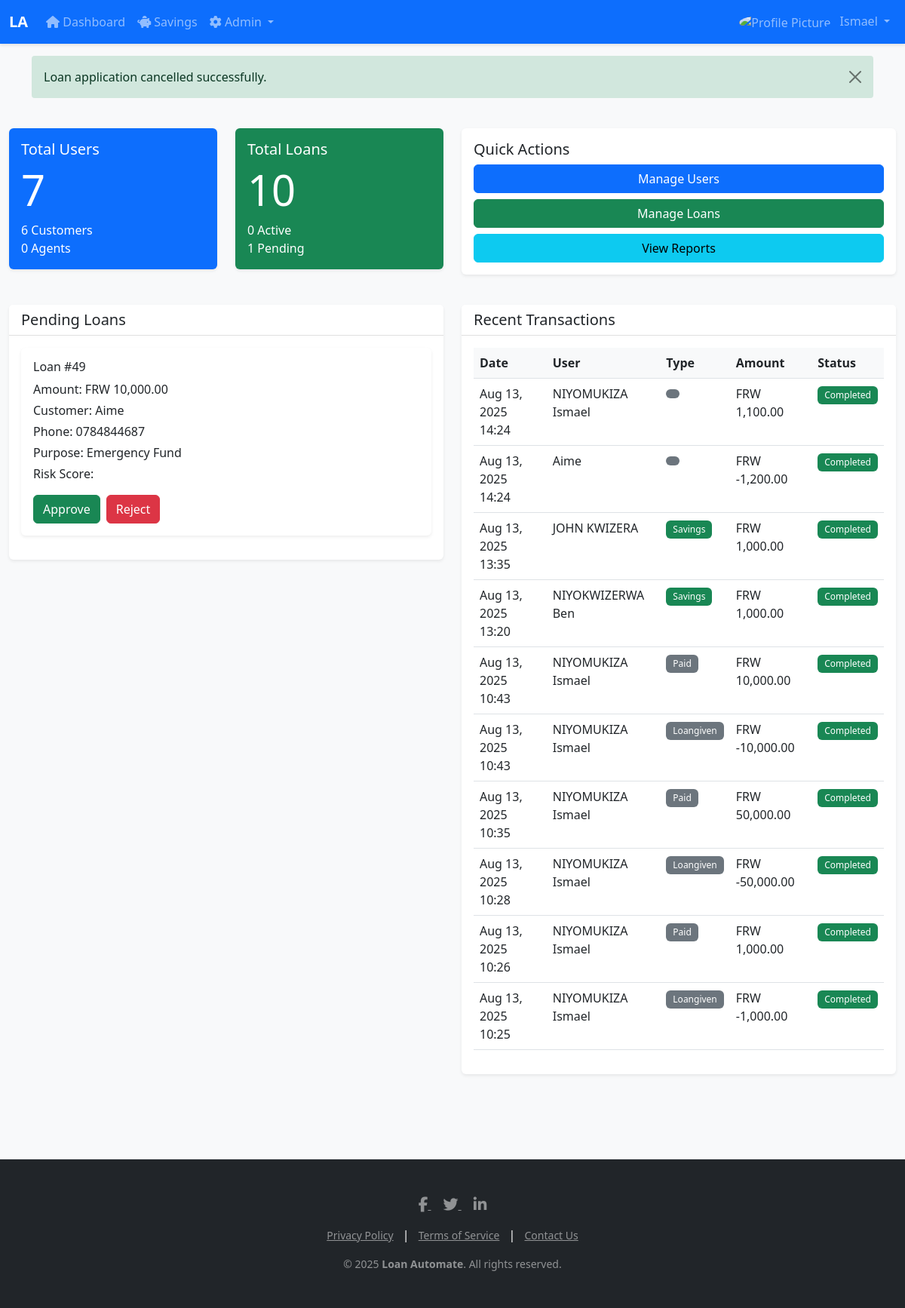
/admin/index.php (signed in), run on the app's committed database.
### tables this page shows
CREATE TABLE `users` (
  `user_id` varchar(36) NOT NULL,
  `username` varchar(50) NOT NULL,
  `password` varchar(255) NOT NULL,
  `full_name` varchar(100) NOT NULL,
  `email` varchar(100) DEFAULT NULL,
  `profile_picture` varchar(255) DEFAULT NULL,
  `phone_number` varchar(20) NOT NULL,
  `role` enum('admin','customer') NOT NULL DEFAULT 'customer',
  `status` enum('active','inactive') NOT NULL DEFAULT 'active',
  `account_number` varchar(20) NOT NULL,
  `amount` decimal(10,2) DEFAULT 0.00,
  `created_at` timestamp NOT NULL DEFAULT current_timestamp(),
  `updated_at` timestamp NOT NULL DEFAULT current_timestamp() ON UPDATE current_timestamp(),
  `password_changed_at` timestamp NULL DEFAULT NULL,
  `login_attempts` int(11) DEFAULT 0,
  `last_login_attempt` timestamp NULL DEFAULT NULL,
  `is_locked` tinyint(1) DEFAULT 0,
  `lockout_until` timestamp NULL DEFAULT NULL
);

CREATE TABLE `transactions` (
  `transaction_id` int(11) NOT NULL,
  `user_id` varchar(36) NOT NULL,
  `account_number` varchar(20) NOT NULL,
  `loan_id` int(11) DEFAULT NULL,
  `type` enum('savings','repayment','admin_deposit','loangiven','paid') NOT NULL,
  `amount` decimal(10,2) NOT NULL,
  `status` enum('pending','completed','failed') NOT NULL DEFAULT 'pending',
  `transaction_date` datetime NOT NULL DEFAULT current_timestamp(),
  `reference_number` varchar(50) DEFAULT NULL,
  `payment_method` varchar(50) NOT NULL,
  `notes` text DEFAULT NULL,
  `created_at` datetime NOT NULL DEFAULT current_timestamp(),
  `updated_at` datetime DEFAULT NULL ON UPDATE current_timestamp()
);

### includes/utilities.php (called while the page is built, shortened)
<?php
$base_url = '/LOAN_AUTOMATE';
function url($path = '')
{
    global $base_url;
    return $base_url . '/' . ltrim($path, '/');
}

### config/database.php (called while the page is built, shortened)
<?php
class Database {
    private $connection;
    private static $instance = null;
    private function __construct() {
        $this->connection = new mysqli(DB_HOST, DB_USER, DB_PASS, DB_NAME);
    }
    public static function getInstance() {
        if (self::$instance == null) {
            self::$instance = new Database();
        }
        return self::$instance;
    }
    public function query($sql) {
        return $this->connection->query($sql);
    }
}
?>

### includes/auth.php (called while the page is built, shortened)
<?php
require_once __DIR__ . '/database.php';
require_once __DIR__ . '/utilities.php';
class Auth
{
    private $db;
    public function __construct()
    {
        $this->db = Database::getInstance();
    }
    public function isLoggedIn()
    {
        return isset($_SESSION['user_id']);
    }
    public function getCurrentUser()
    {
        if ($this->isLoggedIn()) {
            $userId = $_SESSION['user_id'];
            $query = "SELECT user_id, username, full_name, email, profile_picture, phone_number, account_number, role, status, amount, created_at, updated_at, password_changed_at FROM users WHERE user_id = '$userId'";
            $result = $this->db->query($query);
            return $result->fetch_assoc();
        }
        return null;
    }
    public function hasRole($role)
    {
        return isset($_SESSION['role']) && $_SESSION['role'] === $role;
    }
}
?>

### admin/index.php (the view, shortened to what this page needs)
<?php
require_once '../includes/auth.php';
$db = Database::getInstance();
$query = "SELECT l.*, u.full_name, u.phone_number
          FROM loans l
          JOIN users u ON l.user_id = u.user_id
          WHERE l.status = 'pending'
          ORDER BY l.created_at DESC";
$result = $db->query($query);
$pendingLoans = [];
while ($row = $result->fetch_assoc()) {
    $pendingLoans[] = $row;
}
$query = "SELECT t.*, u.full_name
          FROM transactions t
          JOIN users u ON t.user_id = u.user_id
          ORDER BY t.transaction_date DESC
          LIMIT 10";
$result = $db->query($query);
$recentTransactions = [];
while ($row = $result->fetch_assoc()) {
    $recentTransactions[] = $row;
}
$query = "SELECT
            COUNT(*) as total_users,
            SUM(CASE WHEN role = 'customer' THEN 1 ELSE 0 END) as total_customers,
            SUM(CASE WHEN role = 'agent' THEN 1 ELSE 0 END) as total_agents
          FROM users";
$result = $db->query($query);
$userStats = $result->fetch_assoc();
$query = "SELECT
            COUNT(*) as total_loans,
            SUM(CASE WHEN status = 'active' THEN 1 ELSE 0 END) as active_loans,
            SUM(CASE WHEN status = 'pending' THEN 1 ELSE 0 END) as pending_loans,
            SUM(CASE WHEN status = 'completed' THEN 1 ELSE 0 END) as completed_loans
          FROM loans";
$result = $db->query($query);
$loanStats = $result->fetch_assoc();
require_once '../templates/header.php';
?>
<div class="row">
    <div class="col-md-3 mb-4">
        <div class="card bg-primary text-white">
            <div class="card-body">
                <h5 class="card-title">Total Users</h5>
                <h2 class="display-4"><?php echo $userStats['total_users']; ?></h2>
                <p class="mb-0">
                    <?php echo $userStats['total_customers']; ?> Customers<br>
                    <?php echo $userStats['total_agents']; ?> Agents
                </p>
            </div>
        </div>
    </div>
    <div class="col-md-3 mb-4">
        <div class="card bg-success text-white">
            <div class="card-body">
                <h5 class="card-title">Total Loans</h5>
                <h2 class="display-4"><?php echo $loanStats['total_loans']; ?></h2>
                <p class="mb-0">
                    <?php echo $loanStats['active_loans']; ?> Active<br>
                    <?php echo $loanStats['pending_loans']; ?> Pending
                </p>
            </div>
        </div>
    </div>
    <div class="col-md-6 mb-4">
        <div class="card">
            <div class="card-body">
                <h5 class="card-title">Quick Actions</h5>
                <div class="d-grid gap-2">
                    <a href="users.php" class="btn btn-primary">Manage Users</a>
                    <a href="loans.php" class="btn btn-success">Manage Loans</a>
                    <a href="reports.php" class="btn btn-info">View Reports</a>
                </div>
            </div>
        </div>
    </div>
</div>
<div class="row">
    <div class="col-md-6 mb-4">
        <div class="card">
            <div class="card-header">
                <h5 class="card-title mb-0">Pending Loans</h5>
            </div>
            <div class="card-body">
                <?php if (empty($pendingLoans)): ?>
                    <p class="text-muted">No pending loans</p>
                <?php else: ?>
                    <?php foreach ($pendingLoans as $loan): ?>
                        <div class="card mb-3">
                            <div class="card-body">
                                <h6>Loan #<?php echo $loan['loan_id']; ?></h6>
                                <p class="mb-1">Amount: FRW <?php echo number_format($loan['amount'], 2); ?></p>
                                <p class="mb-1">Customer: <?php echo htmlspecialchars($loan['full_name']); ?></p>
                                <p class="mb-1">Phone: <?php echo htmlspecialchars($loan['phone_number']); ?></p>
                                <p class="mb-1">Purpose: <?php echo htmlspecialchars($loan['purpose']); ?></p>
                                <p class="mb-1">Risk Score: <?php echo $loan['risk_score']; ?></p>
                                <form method="POST" action="process_loan.php" class="mt-3">
                                    <div class="d-flex gap-2">
                                        <button type="submit" name="action" value="approve" class="btn btn-success">Approve</button>
                                        <button type="submit" name="action" value="reject" class="btn btn-danger">Reject</button>
                                    </div>
                                </form>
                            </div>
                        </div>
                    <?php endforeach; ?>
                <?php endif; ?>
            </div>
        </div>
    </div>
    <div class="col-md-6 mb-4">
        <div class="card">
            <div class="card-header">
                <h5 class="card-title mb-0">Recent Transactions</h5>
            </div>
            <div class="card-body">
                <div class="table-responsive">
                    <table class="table table-hover">
                        <thead>
                            <tr>
                                <th>Date</th>
                                <th>User</th>
                                <th>Type</th>
                                <th>Amount</th>
                                <th>Status</th>
                            </tr>
                        </thead>
                        <tbody>
                            <?php foreach ($recentTransactions as $transaction): ?>
                                <tr>
                                    <td><?php echo date('M d, Y H:i', strtotime($transaction['transaction_date'])); ?></td>
                                    <td><?php echo htmlspecialchars($transaction['full_name']); ?></td>
                                    <td>
                                        <span class="badge bg-<?php
                                            echo match($transaction['type']) {
                                                'savings' => 'success',
                                                'loan' => 'primary',
                                                'repayment' => 'info',
                                                default => 'secondary'
                                            };
                                        ?>">
                                            <?php echo ucfirst($transaction['type']); ?>
                                        </span>
                                    </td>
                                    <td>FRW <?php echo number_format($transaction['amount'], 2); ?></td>
                                    <td>
                                        <span class="badge bg-<?php echo $transaction['status'] === 'completed' ? 'success' : 'warning'; ?>">
                                            <?php echo ucfirst($transaction['status']); ?>
                                        </span>
                                    </td>
                                </tr>
                            <?php endforeach; ?>
                        </tbody>
                    </table>
                </div>
            </div>
        </div>
    </div>
</div>
<?php require_once '../templates/footer.php'; ?>

### templates/header.php (shortened to what this page needs)
<?php
require_once __DIR__ . '/../includes/auth.php';
require_once __DIR__ . '/../includes/utilities.php';
$auth = new Auth();
$current_page = basename($_SERVER['PHP_SELF']);
$user = null;
if ($auth->isLoggedIn()) {
    $user = $auth->getCurrentUser();
}
?>
<!DOCTYPE html>
<html lang="en">
<head>
    <link href="https://cdn.jsdelivr.net/npm/bootstrap@5.3.0/dist/css/bootstrap.min.css" rel="stylesheet">
    <link href="https://cdnjs.cloudflare.com/ajax/libs/font-awesome/6.0.0/css/all.min.css" rel="stylesheet">
    <link href="<?php echo url('assets/css/style.css'); ?>" rel="stylesheet">
</head>
<body>
    <nav class="navbar navbar-expand-lg navbar-dark bg-primary">
        <div class="container-fluid">
            <a class="navbar-brand" href="<?php echo url(); ?>">LA</a>
            <div class="collapse navbar-collapse" id="navbarNav">
                <?php if ($auth->isLoggedIn()): ?>
                    <ul class="navbar-nav me-auto">
                        <li class="nav-item">
                            <a class="nav-link <?php echo $current_page === 'dashboard.php' ? 'active' : ''; ?>"
                                href="<?php echo url('dashboard.php'); ?>">
                                <i class="fas fa-home"></i> Dashboard
                            </a>
                        </li>
                        <li class="nav-item">
                            <a class="nav-link <?php echo $current_page === 'savings.php' ? 'active' : ''; ?>"
                                href="<?php echo url('savings.php'); ?>">
                                <i class="fas fa-piggy-bank"></i> Savings
                            </a>
                        </li>
                        <?php if ($auth->hasRole('admin')): ?>
                            <li class="nav-item dropdown">
                                <a class="nav-link dropdown-toggle" href="#" id="adminDropdown" role="button"
                                    data-bs-toggle="dropdown">
                                    <i class="fas fa-cog"></i> Admin
                                </a>
                            </li>
                        <?php endif; ?>
                    </ul>
                    <ul class="navbar-nav">
                        <li class="nav-item dropdown">
                            <a class="nav-link dropdown-toggle" href="#" id="userDropdown" role="button"
                                data-bs-toggle="dropdown" aria-expanded="false">
                                <?php
                                $profile_pic_src = PROFILE_PICS_DIR . ($user['profile_picture'] ?? 'default_avatar.png');
                                if (!file_exists($profile_pic_src) || is_dir($profile_pic_src)) {
                                    $profile_pic_src = PROFILE_PICS_DIR . 'default_avatar.png';
                                }
                                ?>
                                <img src="<?php echo url($profile_pic_src); ?>" alt="Profile Picture"
                                    class="header-profile-pic">
                                <?php echo htmlspecialchars($user['username']); ?>
                            </a>
                        </li>
                    </ul>
                <?php endif; ?>
            </div>
        </div>
    </nav>
    <?php if (isset($_SESSION['success'])): ?>
        <div class="container mt-3">
            <div class="alert alert-success alert-dismissible fade show" role="alert">
                <?php
                echo $_SESSION['success'];
                ?>
                <button type="button" class="btn-close" data-bs-dismiss="alert"></button>
            </div>
        </div>
    <?php endif; ?>
    <div class="container-fluid py-4">

### assets/css/style.css (style rules this page uses)
body { min-height: 100vh; display: flex; flex-direction: column; background-color: #f8f9fa; }
.navbar { box-shadow: 0 2px 4px rgba(0,0,0,.1); }
.navbar-brand { font-weight: bold; }
.card { box-shadow: 0 0.125rem 0.25rem rgba(0,0,0,.075); border: none; margin-bottom: 1rem; }
.card-header { background-color: #fff; border-bottom: 1px solid rgba(0,0,0,.125); }
.btn { font-weight: 500; }
.btn-primary { background-color: #0d6efd; border-color: #0d6efd; }
.table th { font-weight: 600; background-color: #f8f9fa; }
.badge { font-weight: 500; padding: 0.5em 0.75em; }
.alert { border: none; border-radius: 0.25rem; }

### templates/header.php (style rules this page uses)
.header-profile-pic { width: 30px; height: 30px; border-radius: 50%; object-fit: cover; margin-right: 8px; }

### data on the page
users: username "Ismael"
transactions: transaction_date "Aug 13, 2025 14:24", user.full_name "NIYOMUKIZA Ismael", amount "1,100.00", status "Completed"
transactions: transaction_date "Aug 13, 2025 14:24", user.full_name "Aime", amount "-1,200.00", status "Completed"
transactions: transaction_date "Aug 13, 2025 13:35", user.full_name "JOHN KWIZERA", type "Savings", amount "1,000.00", status "Completed"
transactions: transaction_date "Aug 13, 2025 13:20", user.full_name "NIYOKWIZERWA Ben", type "Savings", amount "1,000.00", status "Completed"
transactions: transaction_date "Aug 13, 2025 10:43", user.full_name "NIYOMUKIZA Ismael", type "Paid", amount "10,000.00", status "Completed"
transactions: transaction_date "Aug 13, 2025 10:43", user.full_name "NIYOMUKIZA Ismael", type "Loangiven", amount "-10,000.00", status "Completed"
transactions: transaction_date "Aug 13, 2025 10:35", user.full_name "NIYOMUKIZA Ismael", type "Paid", amount "50,000.00", status "Completed"
transactions: transaction_date "Aug 13, 2025 10:28", user.full_name "NIYOMUKIZA Ismael", type "Loangiven", amount "-50,000.00", status "Completed"
transactions: transaction_date "Aug 13, 2025 10:26", user.full_name "NIYOMUKIZA Ismael", type "Paid", amount "1,000.00", status "Completed"
transactions: transaction_date "Aug 13, 2025 10:25", user.full_name "NIYOMUKIZA Ismael", type "Loangiven", amount "-1,000.00", status "Completed"

### other printed values
$_SESSION['success'] "Loan application cancelled successfully."
$userStats['total_users'] "7"
$userStats['total_customers'] "6"
$userStats['total_agents'] "0"
$loanStats['total_loans'] "10"
$loanStats['active_loans'] "0"
$loanStats['pending_loans'] "1"
$loan['loan_id'] "49"
$loan['amount'] "10,000.00"
$loan['full_name'] "Aime"
$loan['phone_number'] "0784844687"
$loan['purpose'] "Emergency Fund"
